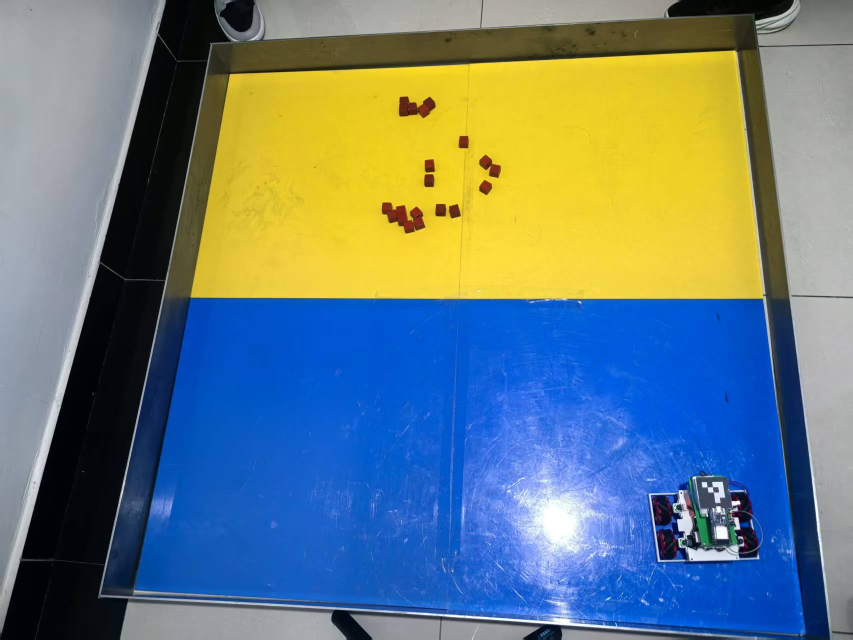
#> input picture windows/test_data/red_train_20261110/yolo/images/train/field_001.jpg, 1706 x 1279 px (shown at 1/2 size); its folder holds only this picture in this run
$ python label_boxes.py test_data/red_train_20261110/yolo/images/train
#> lines starting #> are read from the running program, lines starting #| are printed output that depends on the picture; after the words box and inside, x2 and y2 are one past the last pixel; in counts of white or black regions, pixels touching at a corner belong together
"""逐帧框选红块，保存 JSON 标注，供检测训练集使用。

只读图片、只写 `labels.json`：不改原图，不启动相机，不发任何控制指令。

用法：
    & 'E:\\scrcpy\\scrcpy-win64-v5.0.1\\.venv\\Scripts\\python.exe' windows\\label_boxes.py ^
        windows\\test_data\\red_train_20261110\\frames

操作：
- 左键拖出矩形：新增一个红块框，块与块挨着就分别框，不要框成一个。
- 右键点在框内：删除该框。
- Z 撤销最后一个框；D 清空当前帧所有框（误点多了用）。
- N / 空格 / V / 回车：**确认这张并下一张**（没框的帧也确认，就是负样本）。
- U：取消这张的“已核对”，退回未完成状态。
- P：上一张。确认时自动保存。
- S：保存；Q / Esc：保存并退出。

采帧时已经用 HSV 检测器预填了框（记在该帧的 `auto` 字段），这里主要是**删掉误检、
补上漏检、微调位置**，不用从零画。

只框**看得见的红块**：被车身挡住、只剩一条边或看不清个数的，不猜。
车轮、红色支架、反光不算红块；这类帧留空并按 V，就是负样本。
"""

from __future__ import annotations

import argparse
import json
import sys
import time
from pathlib import Path

import cv2
import numpy as np

IMAGE_SUFFIXES = (".jpg", ".jpeg", ".png", ".bmp")
MIN_SIDE = 6
HERE = Path(__file__).resolve().parent


def load_store(path: Path) -> dict:
    if path.exists():
        data = json.loads(path.read_text(encoding="utf-8"))
        data.setdefault("images", {})
        data.setdefault("class_name", "red_block")
        data.setdefault("version", 1)
        return data
    return {"version": 1, "class_name": "red_block", "created": time.strftime("%Y-%m-%d %H:%M:%S"),
            "images": {}}


def save_store(path: Path, store: dict) -> None:
    path.parent.mkdir(parents=True, exist_ok=True)
    temporary = path.with_name(path.name + ".tmp")
    temporary.write_text(json.dumps(store, ensure_ascii=False, indent=1) + "\n",
                         encoding="utf-8")
    temporary.replace(path)


def entry_of(store: dict, name: str) -> dict:
    return store["images"].setdefault(name, {"boxes": [], "reviewed": False})


# [20 lines left out: functions clamp_box, box_index_at, not called in this run]


def read_image(path: Path):
    encoded = np.fromfile(str(path), dtype=np.uint8)
    return cv2.imdecode(encoded, cv2.IMREAD_COLOR) if encoded.size else None


def summarize_store(store: dict) -> str:
    images = store["images"]
    reviewed = sum(1 for entry in images.values() if entry.get("reviewed"))
    boxes = sum(len(entry.get("boxes", [])) for entry in images.values())
    negatives = sum(1 for entry in images.values()
                    if entry.get("reviewed") and not entry.get("boxes"))
    return (f"已核对 {reviewed} 张，共 {boxes} 个框，其中空帧负样本 {negatives} 张")


def screen_size():
    try:
        import ctypes
        user32 = ctypes.windll.user32
        return int(user32.GetSystemMetrics(0)), int(user32.GetSystemMetrics(1))
    except Exception:                                          # noqa: BLE001
        return 1600, 900


def fit_scale(width: int, height: int, screen_w: int, screen_h: int,
              fraction: float = 0.92) -> float:
    """Largest scale that keeps the whole frame on screen (may upscale)."""
    usable_w = max(320.0, screen_w * fraction)
    usable_h = max(240.0, (screen_h - 80) * fraction)
    return min(usable_w / width, usable_h / height, 2.0)


def render(image, boxes, dragging, status: str, scale: float):
    """Scale the frame once, draw everything in display pixels."""
    width, height = image.shape[1], image.shape[0]
    size = (max(1, int(width * scale)), max(1, int(height * scale)))
    canvas = cv2.resize(image, size, interpolation=cv2.INTER_AREA if scale < 1 else
                        cv2.INTER_LINEAR)
    for box in boxes:
        x, y, w, h = (int(round(value * scale)) for value in box)
        cv2.rectangle(canvas, (x, y), (x + w, y + h), (0, 210, 0), 2)
    if dragging is not None:
        # Dragging is tracked in image pixels; draw it in display pixels, and
        # give OpenCV integers (float tuples are rejected by cv2.rectangle).
        p1 = (int(round(dragging[0] * scale)), int(round(dragging[1] * scale)))
        p2 = (int(round(dragging[2] * scale)), int(round(dragging[3] * scale)))
        cv2.rectangle(canvas, p1, p2, (0, 255, 255), 2)
    bar = canvas.copy()
    cv2.rectangle(bar, (0, 0), (canvas.shape[1], 30), (20, 20, 20), -1)
    cv2.addWeighted(bar, 0.75, canvas, 0.25, 0, canvas)
    cv2.putText(canvas, status, (8, 21), cv2.FONT_HERSHEY_SIMPLEX, 0.6,
                (235, 235, 235), 2)
    return canvas


# [16 lines left out: function prefill_entries, not called in this run]


def main() -> int:
    parser = argparse.ArgumentParser(description=__doc__,
                                     formatter_class=argparse.RawDescriptionHelpFormatter)
    parser.add_argument("folder", type=Path, help="截帧目录（含 frame_*.jpg）")
    parser.add_argument("--labels", type=Path, help="默认 <folder>/labels.json")
    parser.add_argument("--start", type=int, help="从第几张开始（0 起）")
    parser.add_argument("--zoom", type=float, default=1.0,
                        help="在铺满屏幕的基础上再放大/缩小（0.5–2）")
    parser.add_argument("--prefill", action="store_true",
                        help="先用 HSV 检测预填空帧的框（已采的帧也能补）")
    args = parser.parse_args()

    folder = args.folder
    files = sorted(path for path in folder.iterdir()
                   if path.suffix.lower() in IMAGE_SUFFIXES) if folder.is_dir() else []
    if not files:
        print(f"{folder} 里没有图片", file=sys.stderr)
        return 2
    labels_path = args.labels or (folder / "labels.json")
    store = load_store(labels_path)

    if args.prefill:
        from red_blocks import load_red_config
        profile = HERE / "red_block_profile.json"
        config = load_red_config(profile) if profile.exists() else None
        filled = prefill_entries(store, files, config)
        save_store(labels_path, store)
        print(f"预填 {filled} 张（黑框来自 HSV 检测，需要你删误检、补漏检）")

    index = 0 if args.start is None else max(0, min(args.start, len(files) - 1))
    if args.start is None:
        for position, path in enumerate(files):
            if not store["images"].get(path.name, {}).get("reviewed"):
                index = position
                break
    print(f"{len(files)} 张图，标注文件 {labels_path}")
    print("左键拖框 · 右键删框 · Z 撤销 · D 清空 · N/空格/V/回车 确认并下一张 · "
          "U 取消确认 · P 上一张 · Q 退出")

    dragging = None
    dirty = False
    window = "label_boxes"
    cv2.namedWindow(window, cv2.WINDOW_AUTOSIZE)
    screen_w, screen_h = screen_size()
    zoom = args.zoom if 0.3 <= args.zoom <= 2.0 else 1.0
    current = {"name": files[index].name, "width": 1, "height": 1, "scale": 1.0}

    # [22 lines left out: function on_mouse, not called in this run]

    cv2.setMouseCallback(window, on_mouse)

    def persist(force: bool = False) -> None:
        nonlocal dirty
        if dirty or force:
            save_store(labels_path, store)
            dirty = False

    while True:
        path = files[index]
        image = read_image(path)
#> in read_image, returned value is the input picture: shape (1279, 1706, 3); mean B, G, R 126.7, 124.6, 105.4
        if image is None:
            print(f"读不到 {path.name}，跳过")
            index = (index + 1) % len(files)
            continue
        height, width = image.shape[:2]
        entry = store["images"].setdefault(
            path.name, {"boxes": [], "reviewed": False, "width": width, "height": height})
        entry["width"], entry["height"] = width, height
        scale = fit_scale(width, height, screen_w, screen_h) * zoom
        current.update(name=path.name, width=width, height=height, scale=scale)

        status = (f"{index + 1}/{len(files)}  {path.name}  boxes={len(entry['boxes'])}"
                  f"  {round(scale * 100)}%  {'[reviewed]' if entry['reviewed'] else ''}")
        canvas = render(image, entry["boxes"], dragging, status, scale)
#> in render, `canvas = cv2.resize(image, size, interpolation=cv2.INTER_AREA if scale..`:
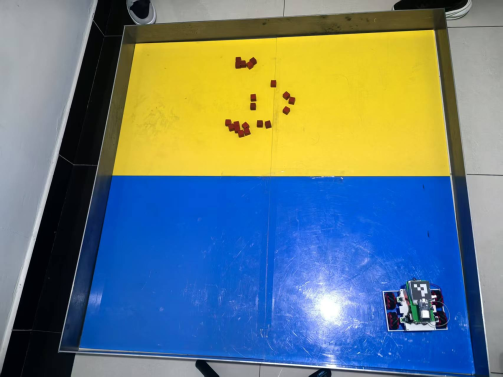
#> canvas: shape (754, 1006, 3) (shown at 1/2 size); mean B, G, R 126.7, 124.6, 105.4
#> in render, `cv2.rectangle(bar, (0, 0), (canvas.shape[1], 30), (20, 20, 20), -1)`:
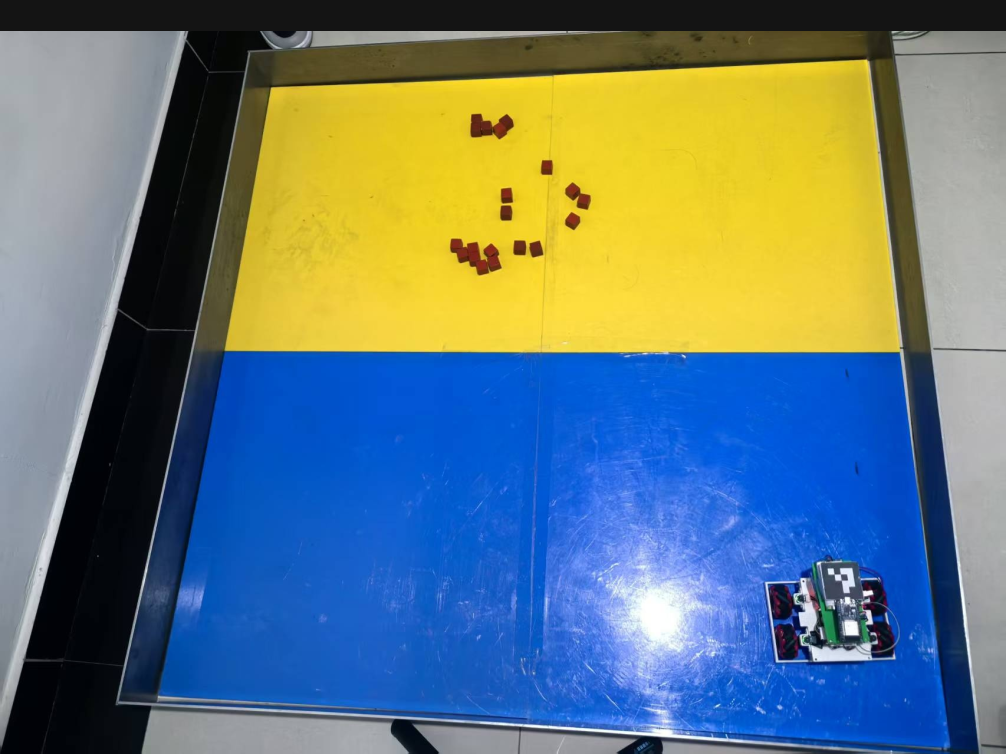
#> bar: shape (754, 1006, 3); 4.11% of pixels changed, all inside (x1, y1, x2, y2) = (0, 0, 1006, 31)
#> in render, `cv2.putText(canvas, status, (8, 21), cv2.FONT_HERSHEY_SIMPLEX, 0.6, (2..`:
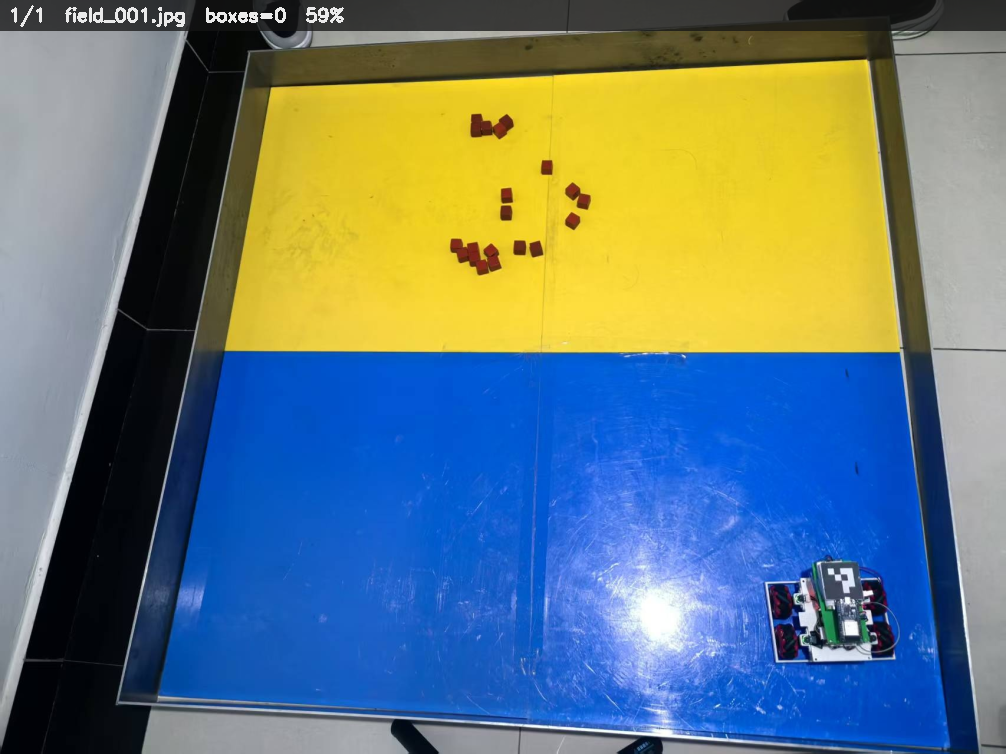
#> canvas: shape (754, 1006, 3); mean B, G, R 124.2, 122, 102.8
        cv2.imshow(window, canvas)

        key = cv2.waitKey(20) & 0xFF
#> (key q is pressed here)
        if key in (27, ord("q"), ord("Q")):
            persist(force=True)
            break
        if cv2.getWindowProperty(window, cv2.WND_PROP_VISIBLE) < 1:
            persist(force=True)
            break
        if key in (ord("n"), 32, 13, 83, ord("v"), ord("V")):
            # One key does "confirm and advance": N, space, V and Enter are the
            # same action. A frame with no boxes becomes a negative sample.
            entry["reviewed"] = True
            dirty = True
            persist(force=True)
            index = (index + 1) % len(files)
        elif key in (ord("u"), ord("U")):
            entry["reviewed"] = False
            dirty = True
        elif key in (ord("p"), 81):
            persist()
            index = (index - 1) % len(files)
        elif key in (ord("s"), ord("S")):
            persist(force=True)
            print("已保存")
        elif key in (ord("z"), ord("Z")):
            if entry["boxes"]:
                entry["boxes"].pop()
                dirty = True
        elif key in (ord("d"), ord("D")):
            entry["boxes"].clear()
            dirty = True
        elif key in (ord("+"), ord("=")):
            zoom = min(2.0, zoom + 0.1)
        elif key in (ord("-"), ord("_")):
            zoom = max(0.3, zoom - 0.1)

    cv2.destroyAllWindows()
    missing = [name for name in (p.name for p in files)
               if not store["images"].get(name, {}).get("reviewed")]
    print(summarize_store(store))
    if missing:
        print(f"还有 {len(missing)} 张未按 V 核对")
    print(f"标注文件：{labels_path}")
    return 0


if __name__ == "__main__":
    try:
        raise SystemExit(main())
#> (the program exits here)

$ run again, on windows/test_data/red_train_20261110/yolo/images/val/field_005.jpg
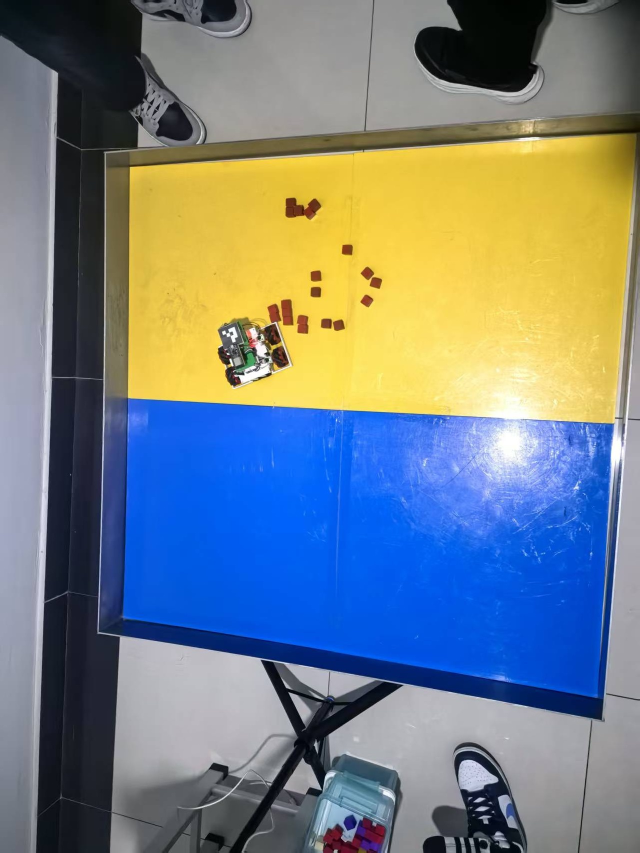
#> input picture windows/test_data/red_train_20261110/yolo/images/val/field_005.jpg, 1279 x 1706 px (shown at 1/2 size)
#> in read_image, returned value is the input picture: shape (1706, 1279, 3); mean B, G, R 132.1, 128.1, 117.7
#> in render, `cv2.rectangle(bar, (0, 0), (canvas.shape[1], 30), (20, 20, 20), -1)`:
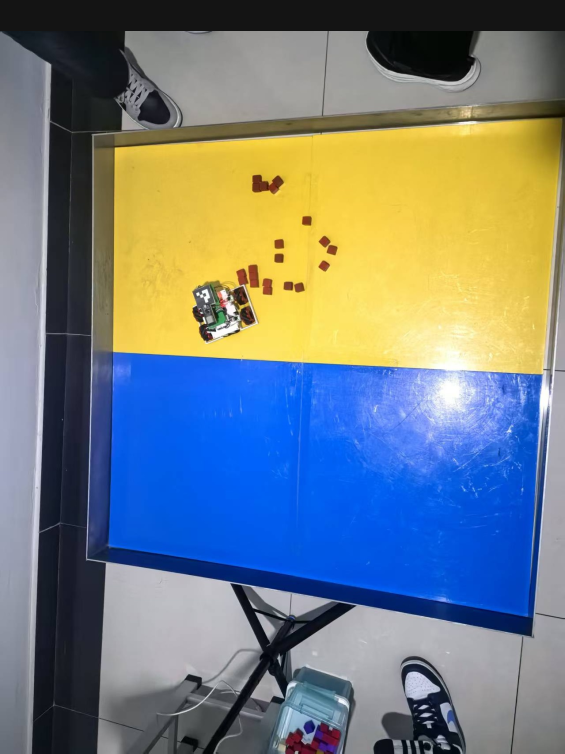
#> bar: shape (754, 565, 3); mean B, G, R 129.7, 125.7, 115.4
#> in render, `cv2.putText(canvas, status, (8, 21), cv2.FONT_HERSHEY_SIMPLEX, 0.6, (2..`:
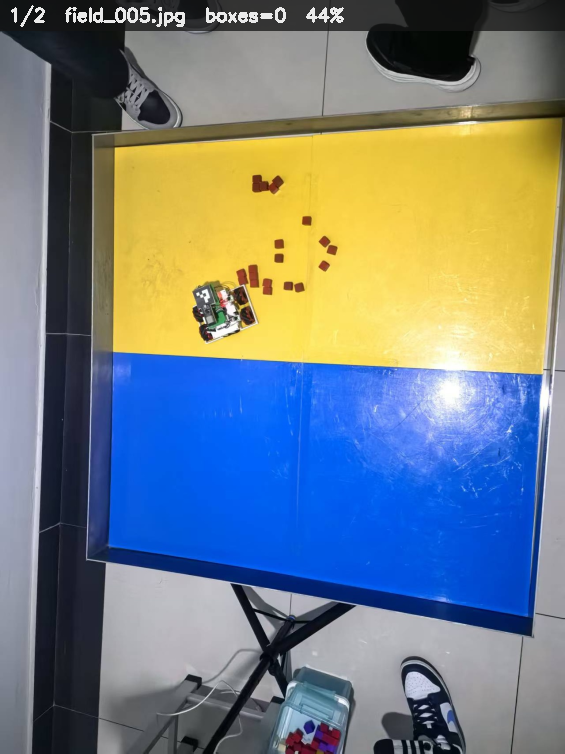
#> canvas: shape (754, 565, 3); mean B, G, R 131.3, 127.3, 116.9

$ run again, on windows/test_data/red_train_20261110/yolo/images/train/field_002.jpg
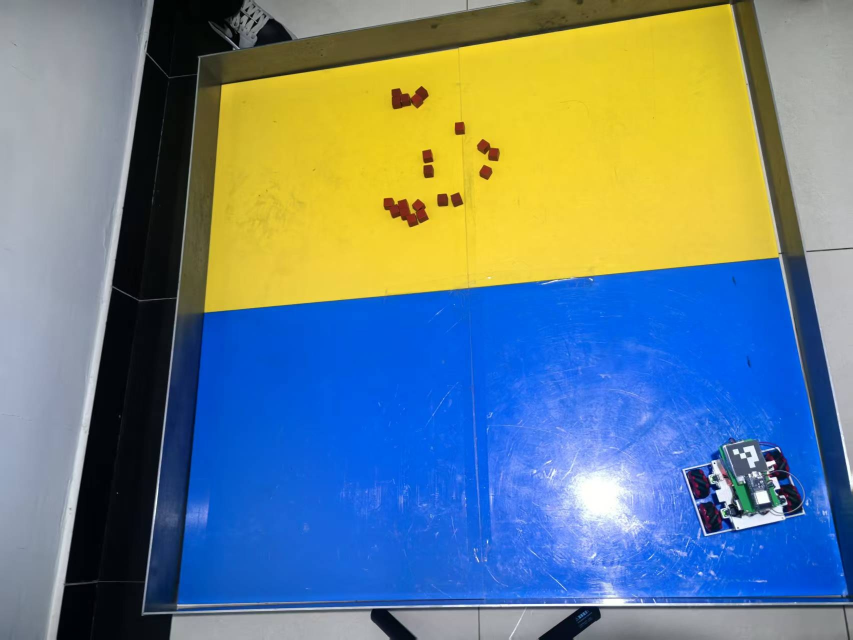
#> input picture windows/test_data/red_train_20261110/yolo/images/train/field_002.jpg, 1706 x 1279 px (shown at 1/2 size)
#> in read_image, returned value is the input picture: shape (1279, 1706, 3); mean B, G, R 136.3, 129.2, 107.8
#> in render, `cv2.rectangle(bar, (0, 0), (canvas.shape[1], 30), (20, 20, 20), -1)`:
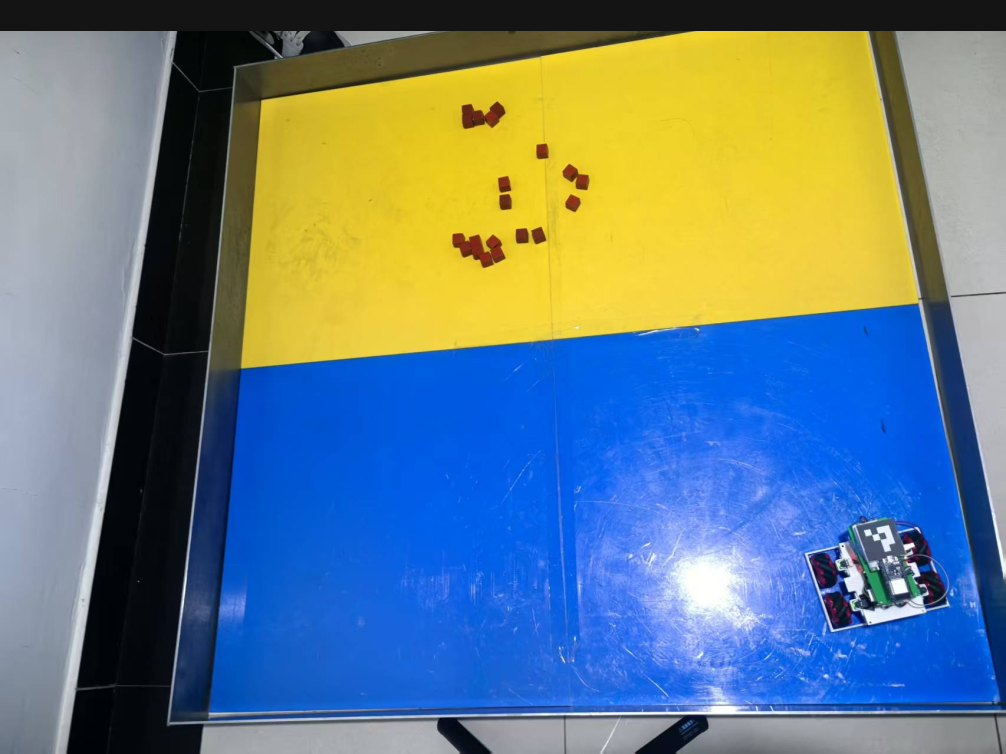
#> bar: shape (754, 1006, 3); mean B, G, R 133.4, 125.4, 103.9
#> in render, `cv2.putText(canvas, status, (8, 21), cv2.FONT_HERSHEY_SIMPLEX, 0.6, (2..`:
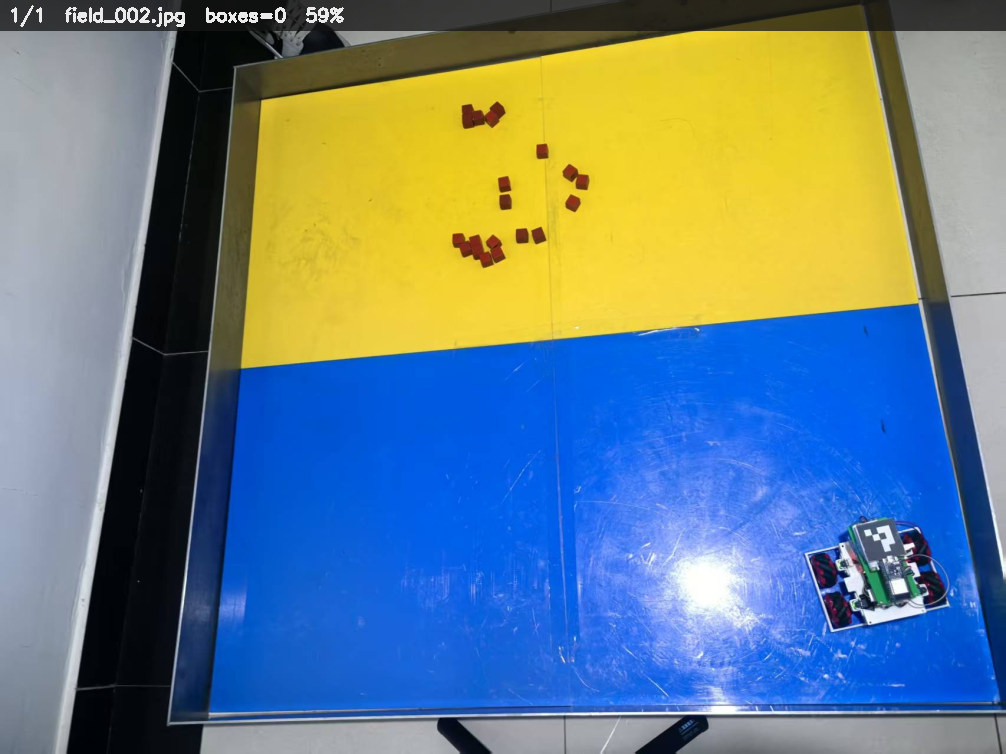
#> canvas: shape (754, 1006, 3); mean B, G, R 134.6, 126.9, 105.4
